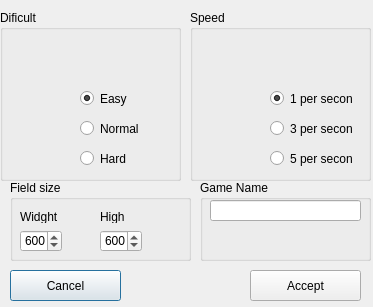
<?xml version="1.0" encoding="UTF-8"?>
<ui version="4.0">
 <class>Settings</class>
 <widget class="QDialog" name="Settings">
  <property name="geometry">
   <rect>
    <x>0</x>
    <y>0</y>
    <width>373</width>
    <height>307</height>
   </rect>
  </property>
  <property name="windowTitle">
   <string>Dialog</string>
  </property>
  <widget class="QGroupBox" name="groupBox">
   <property name="geometry">
    <rect>
     <x>0</x>
     <y>10</y>
     <width>181</width>
     <height>171</height>
    </rect>
   </property>
   <property name="title">
    <string>Dificult</string>
   </property>
   <widget class="QRadioButton" name="D_Easy">
    <property name="geometry">
     <rect>
      <x>80</x>
      <y>80</y>
      <width>82</width>
      <height>17</height>
     </rect>
    </property>
    <property name="text">
     <string>Easy</string>
    </property>
    <property name="checked">
     <bool>true</bool>
    </property>
   </widget>
   <widget class="QRadioButton" name="D_norm">
    <property name="geometry">
     <rect>
      <x>80</x>
      <y>110</y>
      <width>82</width>
      <height>17</height>
     </rect>
    </property>
    <property name="text">
     <string>Normal</string>
    </property>
   </widget>
   <widget class="QRadioButton" name="D_hard">
    <property name="geometry">
     <rect>
      <x>80</x>
      <y>140</y>
      <width>82</width>
      <height>17</height>
     </rect>
    </property>
    <property name="text">
     <string>Hard</string>
    </property>
   </widget>
  </widget>
  <widget class="QGroupBox" name="groupBox_2">
   <property name="geometry">
    <rect>
     <x>190</x>
     <y>10</y>
     <width>181</width>
     <height>171</height>
    </rect>
   </property>
   <property name="title">
    <string>Speed</string>
   </property>
   <widget class="QRadioButton" name="S_1">
    <property name="geometry">
     <rect>
      <x>80</x>
      <y>80</y>
      <width>82</width>
      <height>17</height>
     </rect>
    </property>
    <property name="text">
     <string>1 per second</string>
    </property>
    <property name="checked">
     <bool>true</bool>
    </property>
   </widget>
   <widget class="QRadioButton" name="S_3">
    <property name="geometry">
     <rect>
      <x>80</x>
      <y>110</y>
      <width>82</width>
      <height>17</height>
     </rect>
    </property>
    <property name="text">
     <string>3 per second</string>
    </property>
   </widget>
   <widget class="QRadioButton" name="S_5">
    <property name="geometry">
     <rect>
      <x>80</x>
      <y>140</y>
      <width>82</width>
      <height>17</height>
     </rect>
    </property>
    <property name="text">
     <string>5 per second</string>
    </property>
   </widget>
  </widget>
  <widget class="QGroupBox" name="groupBox_3">
   <property name="geometry">
    <rect>
     <x>10</x>
     <y>180</y>
     <width>181</width>
     <height>81</height>
    </rect>
   </property>
   <property name="title">
    <string>Field size</string>
   </property>
   <widget class="QSpinBox" name="W_size">
    <property name="geometry">
     <rect>
      <x>10</x>
      <y>50</y>
      <width>42</width>
      <height>22</height>
     </rect>
    </property>
    <property name="minimum">
     <number>200</number>
    </property>
    <property name="maximum">
     <number>1000</number>
    </property>
    <property name="value">
     <number>600</number>
    </property>
   </widget>
   <widget class="QSpinBox" name="H_size">
    <property name="geometry">
     <rect>
      <x>90</x>
      <y>50</y>
      <width>42</width>
      <height>22</height>
     </rect>
    </property>
    <property name="minimum">
     <number>200</number>
    </property>
    <property name="maximum">
     <number>1000</number>
    </property>
    <property name="value">
     <number>600</number>
    </property>
   </widget>
   <widget class="QLabel" name="label">
    <property name="geometry">
     <rect>
      <x>10</x>
      <y>30</y>
      <width>47</width>
      <height>13</height>
     </rect>
    </property>
    <property name="text">
     <string>Widght</string>
    </property>
   </widget>
   <widget class="QLabel" name="label_2">
    <property name="geometry">
     <rect>
      <x>90</x>
      <y>30</y>
      <width>47</width>
      <height>13</height>
     </rect>
    </property>
    <property name="text">
     <string>High</string>
    </property>
   </widget>
  </widget>
  <widget class="QGroupBox" name="groupBox_4">
   <property name="geometry">
    <rect>
     <x>200</x>
     <y>180</y>
     <width>171</width>
     <height>81</height>
    </rect>
   </property>
   <property name="title">
    <string>Game Name</string>
   </property>
   <widget class="QLineEdit" name="Name">
    <property name="geometry">
     <rect>
      <x>10</x>
      <y>20</y>
      <width>151</width>
      <height>21</height>
     </rect>
    </property>
   </widget>
  </widget>
  <widget class="QPushButton" name="Cancel">
   <property name="geometry">
    <rect>
     <x>10</x>
     <y>270</y>
     <width>111</width>
     <height>31</height>
    </rect>
   </property>
   <property name="text">
    <string>Cancel</string>
   </property>
  </widget>
  <widget class="QPushButton" name="Accept">
   <property name="geometry">
    <rect>
     <x>250</x>
     <y>270</y>
     <width>111</width>
     <height>31</height>
    </rect>
   </property>
   <property name="text">
    <string>Accept</string>
   </property>
  </widget>
 </widget>
 <resources/>
 <connections/>
</ui>
